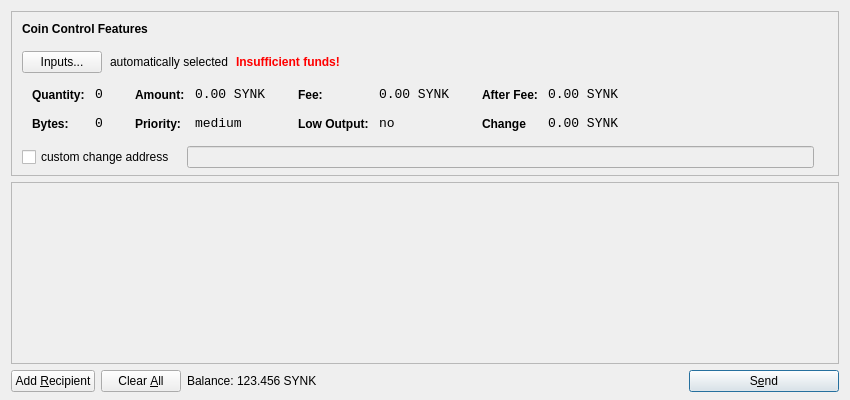
<?xml version="1.0" encoding="UTF-8"?>
<ui version="4.0">
 <class>SendCoinsDialog</class>
 <widget class="QDialog" name="SendCoinsDialog">
  <property name="geometry">
   <rect>
    <x>0</x>
    <y>0</y>
    <width>850</width>
    <height>400</height>
   </rect>
  </property>
  <property name="windowTitle">
   <string>Send Coins</string>
  </property>
  <layout class="QVBoxLayout" name="verticalLayout" stretch="0,1,0">
   <property name="bottomMargin">
    <number>8</number>
   </property>
   <item>
    <widget class="QFrame" name="frameCoinControl">
     <property name="sizePolicy">
      <sizepolicy hsizetype="Expanding" vsizetype="Expanding">
       <horstretch>0</horstretch>
       <verstretch>0</verstretch>
      </sizepolicy>
     </property>
     <property name="maximumSize">
      <size>
       <width>16777215</width>
       <height>16777215</height>
      </size>
     </property>
     <property name="frameShape">
      <enum>QFrame::StyledPanel</enum>
     </property>
     <property name="frameShadow">
      <enum>QFrame::Sunken</enum>
     </property>
     <layout class="QVBoxLayout" name="verticalLayoutCoinControl2">
      <property name="spacing">
       <number>-1</number>
      </property>
      <property name="leftMargin">
       <number>0</number>
      </property>
      <property name="topMargin">
       <number>0</number>
      </property>
      <property name="rightMargin">
       <number>0</number>
      </property>
      <property name="bottomMargin">
       <number>6</number>
      </property>
      <item>
       <layout class="QVBoxLayout" name="verticalLayoutCoinControl" stretch="0,0,0,0,1">
        <property name="spacing">
         <number>0</number>
        </property>
        <property name="leftMargin">
         <number>10</number>
        </property>
        <property name="topMargin">
         <number>10</number>
        </property>
        <item>
         <layout class="QHBoxLayout" name="horizontalLayoutCoinControl1">
          <property name="bottomMargin">
           <number>15</number>
          </property>
          <item>
           <widget class="QLabel" name="labelCoinControlFeatures">
            <property name="sizePolicy">
             <sizepolicy hsizetype="Preferred" vsizetype="Maximum">
              <horstretch>0</horstretch>
              <verstretch>0</verstretch>
             </sizepolicy>
            </property>
            <property name="font">
             <font>
              <weight>75</weight>
              <bold>true</bold>
             </font>
            </property>
            <property name="styleSheet">
             <string notr="true">font-weight:bold;</string>
            </property>
            <property name="text">
             <string>Coin Control Features</string>
            </property>
           </widget>
          </item>
         </layout>
        </item>
        <item>
         <layout class="QHBoxLayout" name="horizontalLayoutCoinControl2" stretch="0,0,0,0">
          <property name="spacing">
           <number>8</number>
          </property>
          <property name="bottomMargin">
           <number>10</number>
          </property>
          <item>
           <widget class="QPushButton" name="pushButtonCoinControl">
            <property name="styleSheet">
             <string notr="true"/>
            </property>
            <property name="text">
             <string>Inputs...</string>
            </property>
           </widget>
          </item>
          <item>
           <widget class="QLabel" name="labelCoinControlAutomaticallySelected">
            <property name="text">
             <string>automatically selected</string>
            </property>
            <property name="margin">
             <number>5</number>
            </property>
           </widget>
          </item>
          <item>
           <widget class="QLabel" name="labelCoinControlInsuffFunds">
            <property name="font">
             <font>
              <weight>75</weight>
              <bold>true</bold>
             </font>
            </property>
            <property name="styleSheet">
             <string notr="true">color:red;font-weight:bold;</string>
            </property>
            <property name="text">
             <string>Insufficient funds!</string>
            </property>
            <property name="margin">
             <number>5</number>
            </property>
           </widget>
          </item>
          <item>
           <spacer name="horizontalSpacerCoinControl">
            <property name="orientation">
             <enum>Qt::Horizontal</enum>
            </property>
            <property name="sizeHint" stdset="0">
             <size>
              <width>40</width>
              <height>1</height>
             </size>
            </property>
           </spacer>
          </item>
         </layout>
        </item>
        <item>
         <widget class="QWidget" name="widgetCoinControl" native="true">
          <property name="sizePolicy">
           <sizepolicy hsizetype="Preferred" vsizetype="Preferred">
            <horstretch>0</horstretch>
            <verstretch>0</verstretch>
           </sizepolicy>
          </property>
          <property name="minimumSize">
           <size>
            <width>0</width>
            <height>0</height>
           </size>
          </property>
          <property name="styleSheet">
           <string notr="true"/>
          </property>
          <layout class="QHBoxLayout" name="horizontalLayoutCoinControl5">
           <property name="margin">
            <number>0</number>
           </property>
           <item>
            <layout class="QHBoxLayout" name="horizontalLayoutCoinControl3" stretch="0,0,0,1">
             <property name="spacing">
              <number>20</number>
             </property>
             <property name="topMargin">
              <number>0</number>
             </property>
             <property name="bottomMargin">
              <number>10</number>
             </property>
             <item>
              <layout class="QFormLayout" name="formLayoutCoinControl1">
               <property name="horizontalSpacing">
                <number>10</number>
               </property>
               <property name="verticalSpacing">
                <number>14</number>
               </property>
               <property name="leftMargin">
                <number>10</number>
               </property>
               <property name="topMargin">
                <number>4</number>
               </property>
               <property name="rightMargin">
                <number>6</number>
               </property>
               <item row="0" column="0">
                <widget class="QLabel" name="labelCoinControlQuantityText">
                 <property name="styleSheet">
                  <string notr="true">font-weight:bold;</string>
                 </property>
                 <property name="text">
                  <string>Quantity:</string>
                 </property>
                 <property name="margin">
                  <number>0</number>
                 </property>
                </widget>
               </item>
               <item row="0" column="1">
                <widget class="QLabel" name="labelCoinControlQuantity">
                 <property name="font">
                  <font>
                   <family>Monospace</family>
                   <pointsize>10</pointsize>
                  </font>
                 </property>
                 <property name="cursor">
                  <cursorShape>IBeamCursor</cursorShape>
                 </property>
                 <property name="contextMenuPolicy">
                  <enum>Qt::ActionsContextMenu</enum>
                 </property>
                 <property name="text">
                  <string>0</string>
                 </property>
                 <property name="margin">
                  <number>0</number>
                 </property>
                 <property name="textInteractionFlags">
                  <set>Qt::LinksAccessibleByMouse|Qt::TextSelectableByKeyboard|Qt::TextSelectableByMouse</set>
                 </property>
                </widget>
               </item>
               <item row="1" column="0">
                <widget class="QLabel" name="labelCoinControlBytesText">
                 <property name="styleSheet">
                  <string notr="true">font-weight:bold;</string>
                 </property>
                 <property name="text">
                  <string>Bytes:</string>
                 </property>
                </widget>
               </item>
               <item row="1" column="1">
                <widget class="QLabel" name="labelCoinControlBytes">
                 <property name="font">
                  <font>
                   <family>Monospace</family>
                   <pointsize>10</pointsize>
                  </font>
                 </property>
                 <property name="cursor">
                  <cursorShape>IBeamCursor</cursorShape>
                 </property>
                 <property name="contextMenuPolicy">
                  <enum>Qt::ActionsContextMenu</enum>
                 </property>
                 <property name="text">
                  <string>0</string>
                 </property>
                 <property name="textInteractionFlags">
                  <set>Qt::LinksAccessibleByMouse|Qt::TextSelectableByKeyboard|Qt::TextSelectableByMouse</set>
                 </property>
                </widget>
               </item>
              </layout>
             </item>
             <item>
              <layout class="QFormLayout" name="formLayoutCoinControl2">
               <property name="horizontalSpacing">
                <number>10</number>
               </property>
               <property name="verticalSpacing">
                <number>14</number>
               </property>
               <property name="leftMargin">
                <number>6</number>
               </property>
               <property name="topMargin">
                <number>4</number>
               </property>
               <property name="rightMargin">
                <number>6</number>
               </property>
               <item row="0" column="0">
                <widget class="QLabel" name="labelCoinControlAmountText">
                 <property name="styleSheet">
                  <string notr="true">font-weight:bold;</string>
                 </property>
                 <property name="text">
                  <string>Amount:</string>
                 </property>
                 <property name="margin">
                  <number>0</number>
                 </property>
                </widget>
               </item>
               <item row="0" column="1">
                <widget class="QLabel" name="labelCoinControlAmount">
                 <property name="font">
                  <font>
                   <family>Monospace</family>
                   <pointsize>10</pointsize>
                  </font>
                 </property>
                 <property name="cursor">
                  <cursorShape>IBeamCursor</cursorShape>
                 </property>
                 <property name="contextMenuPolicy">
                  <enum>Qt::ActionsContextMenu</enum>
                 </property>
                 <property name="text">
                  <string>0.00 SYNK</string>
                 </property>
                 <property name="textInteractionFlags">
                  <set>Qt::LinksAccessibleByMouse|Qt::TextSelectableByKeyboard|Qt::TextSelectableByMouse</set>
                 </property>
                </widget>
               </item>
               <item row="1" column="0">
                <widget class="QLabel" name="labelCoinControlPriorityText">
                 <property name="styleSheet">
                  <string notr="true">font-weight:bold;</string>
                 </property>
                 <property name="text">
                  <string>Priority:</string>
                 </property>
                </widget>
               </item>
               <item row="1" column="1">
                <widget class="QLabel" name="labelCoinControlPriority">
                 <property name="font">
                  <font>
                   <family>Monospace</family>
                   <pointsize>10</pointsize>
                  </font>
                 </property>
                 <property name="cursor">
                  <cursorShape>IBeamCursor</cursorShape>
                 </property>
                 <property name="contextMenuPolicy">
                  <enum>Qt::ActionsContextMenu</enum>
                 </property>
                 <property name="text">
                  <string>medium</string>
                 </property>
                 <property name="textInteractionFlags">
                  <set>Qt::LinksAccessibleByMouse|Qt::TextSelectableByKeyboard|Qt::TextSelectableByMouse</set>
                 </property>
                </widget>
               </item>
              </layout>
             </item>
             <item>
              <layout class="QFormLayout" name="formLayoutCoinControl3">
               <property name="horizontalSpacing">
                <number>10</number>
               </property>
               <property name="verticalSpacing">
                <number>14</number>
               </property>
               <property name="leftMargin">
                <number>6</number>
               </property>
               <property name="topMargin">
                <number>4</number>
               </property>
               <property name="rightMargin">
                <number>6</number>
               </property>
               <item row="0" column="0">
                <widget class="QLabel" name="labelCoinControlFeeText">
                 <property name="styleSheet">
                  <string notr="true">font-weight:bold;</string>
                 </property>
                 <property name="text">
                  <string>Fee:</string>
                 </property>
                 <property name="margin">
                  <number>0</number>
                 </property>
                </widget>
               </item>
               <item row="0" column="1">
                <widget class="QLabel" name="labelCoinControlFee">
                 <property name="font">
                  <font>
                   <family>Monospace</family>
                   <pointsize>10</pointsize>
                  </font>
                 </property>
                 <property name="cursor">
                  <cursorShape>IBeamCursor</cursorShape>
                 </property>
                 <property name="contextMenuPolicy">
                  <enum>Qt::ActionsContextMenu</enum>
                 </property>
                 <property name="text">
                  <string>0.00 SYNK</string>
                 </property>
                 <property name="textInteractionFlags">
                  <set>Qt::LinksAccessibleByMouse|Qt::TextSelectableByKeyboard|Qt::TextSelectableByMouse</set>
                 </property>
                </widget>
               </item>
               <item row="1" column="0">
                <widget class="QLabel" name="labelCoinControlLowOutputText">
                 <property name="styleSheet">
                  <string notr="true">font-weight:bold;</string>
                 </property>
                 <property name="text">
                  <string>Low Output:</string>
                 </property>
                </widget>
               </item>
               <item row="1" column="1">
                <widget class="QLabel" name="labelCoinControlLowOutput">
                 <property name="font">
                  <font>
                   <family>Monospace</family>
                   <pointsize>10</pointsize>
                  </font>
                 </property>
                 <property name="cursor">
                  <cursorShape>IBeamCursor</cursorShape>
                 </property>
                 <property name="contextMenuPolicy">
                  <enum>Qt::ActionsContextMenu</enum>
                 </property>
                 <property name="text">
                  <string>no</string>
                 </property>
                 <property name="textInteractionFlags">
                  <set>Qt::LinksAccessibleByMouse|Qt::TextSelectableByKeyboard|Qt::TextSelectableByMouse</set>
                 </property>
                </widget>
               </item>
              </layout>
             </item>
             <item>
              <layout class="QFormLayout" name="formLayoutCoinControl4">
               <property name="horizontalSpacing">
                <number>10</number>
               </property>
               <property name="verticalSpacing">
                <number>14</number>
               </property>
               <property name="leftMargin">
                <number>6</number>
               </property>
               <property name="topMargin">
                <number>4</number>
               </property>
               <property name="rightMargin">
                <number>6</number>
               </property>
               <item row="0" column="0">
                <widget class="QLabel" name="labelCoinControlAfterFeeText">
                 <property name="styleSheet">
                  <string notr="true">font-weight:bold;</string>
                 </property>
                 <property name="text">
                  <string>After Fee:</string>
                 </property>
                 <property name="margin">
                  <number>0</number>
                 </property>
                </widget>
               </item>
               <item row="0" column="1">
                <widget class="QLabel" name="labelCoinControlAfterFee">
                 <property name="font">
                  <font>
                   <family>Monospace</family>
                   <pointsize>10</pointsize>
                  </font>
                 </property>
                 <property name="cursor">
                  <cursorShape>IBeamCursor</cursorShape>
                 </property>
                 <property name="contextMenuPolicy">
                  <enum>Qt::ActionsContextMenu</enum>
                 </property>
                 <property name="text">
                  <string>0.00 SYNK</string>
                 </property>
                 <property name="textInteractionFlags">
                  <set>Qt::LinksAccessibleByMouse|Qt::TextSelectableByKeyboard|Qt::TextSelectableByMouse</set>
                 </property>
                </widget>
               </item>
               <item row="1" column="0">
                <widget class="QLabel" name="labelCoinControlChangeText">
                 <property name="styleSheet">
                  <string notr="true">font-weight:bold;</string>
                 </property>
                 <property name="text">
                  <string>Change</string>
                 </property>
                </widget>
               </item>
               <item row="1" column="1">
                <widget class="QLabel" name="labelCoinControlChange">
                 <property name="font">
                  <font>
                   <family>Monospace</family>
                   <pointsize>10</pointsize>
                  </font>
                 </property>
                 <property name="cursor">
                  <cursorShape>IBeamCursor</cursorShape>
                 </property>
                 <property name="contextMenuPolicy">
                  <enum>Qt::ActionsContextMenu</enum>
                 </property>
                 <property name="text">
                  <string>0.00 SYNK</string>
                 </property>
                 <property name="textInteractionFlags">
                  <set>Qt::LinksAccessibleByMouse|Qt::TextSelectableByKeyboard|Qt::TextSelectableByMouse</set>
                 </property>
                </widget>
               </item>
              </layout>
             </item>
            </layout>
           </item>
          </layout>
         </widget>
        </item>
        <item>
         <layout class="QHBoxLayout" name="horizontalLayoutCoinControl4" stretch="0,0,0">
          <property name="spacing">
           <number>12</number>
          </property>
          <property name="sizeConstraint">
           <enum>QLayout::SetDefaultConstraint</enum>
          </property>
          <property name="topMargin">
           <number>5</number>
          </property>
          <property name="rightMargin">
           <number>5</number>
          </property>
          <item>
           <widget class="QCheckBox" name="checkBoxCoinControlChange">
            <property name="text">
             <string>custom change address</string>
            </property>
           </widget>
          </item>
          <item>
           <widget class="QLineEdit" name="lineEditCoinControlChange">
            <property name="enabled">
             <bool>false</bool>
            </property>
            <property name="sizePolicy">
             <sizepolicy hsizetype="Expanding" vsizetype="Fixed">
              <horstretch>0</horstretch>
              <verstretch>0</verstretch>
             </sizepolicy>
            </property>
           </widget>
          </item>
          <item>
           <widget class="QLabel" name="labelCoinControlChangeLabel">
            <property name="sizePolicy">
             <sizepolicy hsizetype="Preferred" vsizetype="Expanding">
              <horstretch>0</horstretch>
              <verstretch>0</verstretch>
             </sizepolicy>
            </property>
            <property name="minimumSize">
             <size>
              <width>0</width>
              <height>0</height>
             </size>
            </property>
            <property name="text">
             <string/>
            </property>
            <property name="margin">
             <number>3</number>
            </property>
           </widget>
          </item>
         </layout>
        </item>
        <item>
         <spacer name="verticalSpacerCoinControl">
          <property name="orientation">
           <enum>Qt::Vertical</enum>
          </property>
          <property name="sizeHint" stdset="0">
           <size>
            <width>800</width>
            <height>1</height>
           </size>
          </property>
         </spacer>
        </item>
       </layout>
      </item>
     </layout>
    </widget>
   </item>
   <item>
    <widget class="QScrollArea" name="scrollArea">
     <property name="widgetResizable">
      <bool>true</bool>
     </property>
     <widget class="QWidget" name="scrollAreaWidgetContents">
      <property name="geometry">
       <rect>
        <x>0</x>
        <y>0</y>
        <width>830</width>
        <height>165</height>
       </rect>
      </property>
      <layout class="QVBoxLayout" name="verticalLayout_2">
       <property name="margin">
        <number>0</number>
       </property>
       <item>
        <layout class="QVBoxLayout" name="entries">
         <property name="spacing">
          <number>6</number>
         </property>
        </layout>
       </item>
       <item>
        <spacer name="verticalSpacer">
         <property name="orientation">
          <enum>Qt::Vertical</enum>
         </property>
         <property name="sizeHint" stdset="0">
          <size>
           <width>20</width>
           <height>40</height>
          </size>
         </property>
        </spacer>
       </item>
      </layout>
     </widget>
    </widget>
   </item>
   <item>
    <layout class="QHBoxLayout" name="horizontalLayout">
     <item>
      <widget class="QPushButton" name="addButton">
       <property name="toolTip">
        <string>Send to multiple recipients at once</string>
       </property>
       <property name="text">
        <string>Add &amp;Recipient</string>
       </property>
       <property name="icon">
        <iconset resource="../bitcoin.qrc">
         <normaloff>:/icons/add</normaloff>:/icons/add</iconset>
       </property>
       <property name="autoDefault">
        <bool>false</bool>
       </property>
      </widget>
     </item>
     <item>
      <widget class="QPushButton" name="clearButton">
       <property name="sizePolicy">
        <sizepolicy hsizetype="Minimum" vsizetype="Fixed">
         <horstretch>0</horstretch>
         <verstretch>0</verstretch>
        </sizepolicy>
       </property>
       <property name="toolTip">
        <string>Remove all transaction fields</string>
       </property>
       <property name="text">
        <string>Clear &amp;All</string>
       </property>
       <property name="icon">
        <iconset resource="../bitcoin.qrc">
         <normaloff>:/icons/remove</normaloff>:/icons/remove</iconset>
       </property>
       <property name="autoRepeatDelay">
        <number>300</number>
       </property>
       <property name="autoDefault">
        <bool>false</bool>
       </property>
      </widget>
     </item>
     <item>
      <layout class="QHBoxLayout" name="horizontalLayout_2">
       <property name="spacing">
        <number>3</number>
       </property>
       <item>
        <widget class="QLabel" name="label">
         <property name="sizePolicy">
          <sizepolicy hsizetype="Preferred" vsizetype="Fixed">
           <horstretch>0</horstretch>
           <verstretch>0</verstretch>
          </sizepolicy>
         </property>
         <property name="text">
          <string>Balance:</string>
         </property>
        </widget>
       </item>
       <item>
        <widget class="QLabel" name="labelBalance">
         <property name="sizePolicy">
          <sizepolicy hsizetype="Preferred" vsizetype="Fixed">
           <horstretch>0</horstretch>
           <verstretch>0</verstretch>
          </sizepolicy>
         </property>
         <property name="cursor">
          <cursorShape>IBeamCursor</cursorShape>
         </property>
         <property name="text">
          <string>123.456 SYNK</string>
         </property>
         <property name="textInteractionFlags">
          <set>Qt::LinksAccessibleByMouse|Qt::TextSelectableByKeyboard|Qt::TextSelectableByMouse</set>
         </property>
        </widget>
       </item>
      </layout>
     </item>
     <item>
      <spacer name="horizontalSpacer">
       <property name="orientation">
        <enum>Qt::Horizontal</enum>
       </property>
       <property name="sizeHint" stdset="0">
        <size>
         <width>40</width>
         <height>20</height>
        </size>
       </property>
      </spacer>
     </item>
     <item>
      <widget class="QPushButton" name="sendButton">
       <property name="minimumSize">
        <size>
         <width>150</width>
         <height>0</height>
        </size>
       </property>
       <property name="toolTip">
        <string>Confirm the send action</string>
       </property>
       <property name="text">
        <string>S&amp;end</string>
       </property>
       <property name="icon">
        <iconset resource="../bitcoin.qrc">
         <normaloff>:/icons/send</normaloff>:/icons/send</iconset>
       </property>
       <property name="default">
        <bool>true</bool>
       </property>
      </widget>
     </item>
    </layout>
   </item>
  </layout>
 </widget>
 <resources>
  <include location="../bitcoin.qrc"/>
 </resources>
 <connections/>
</ui>
